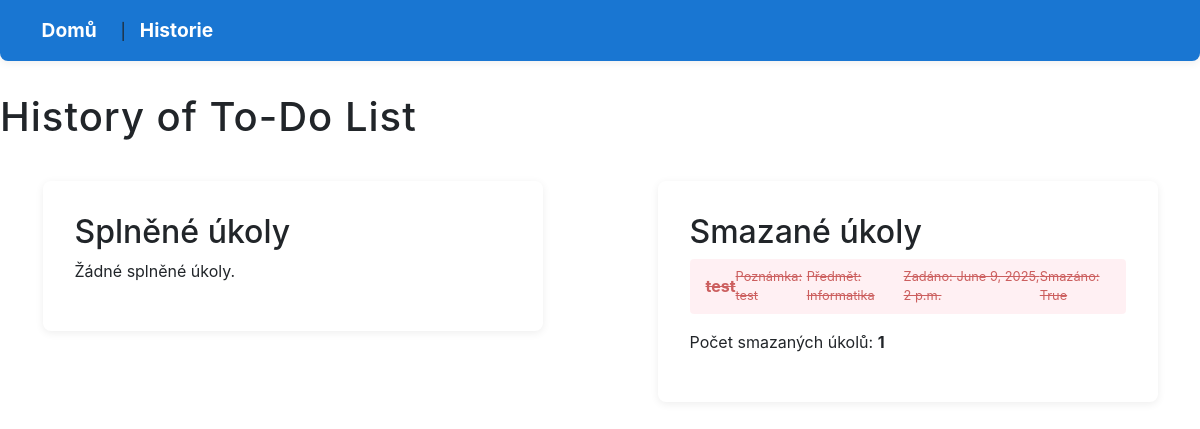
Page /history/ on the earlier database version.
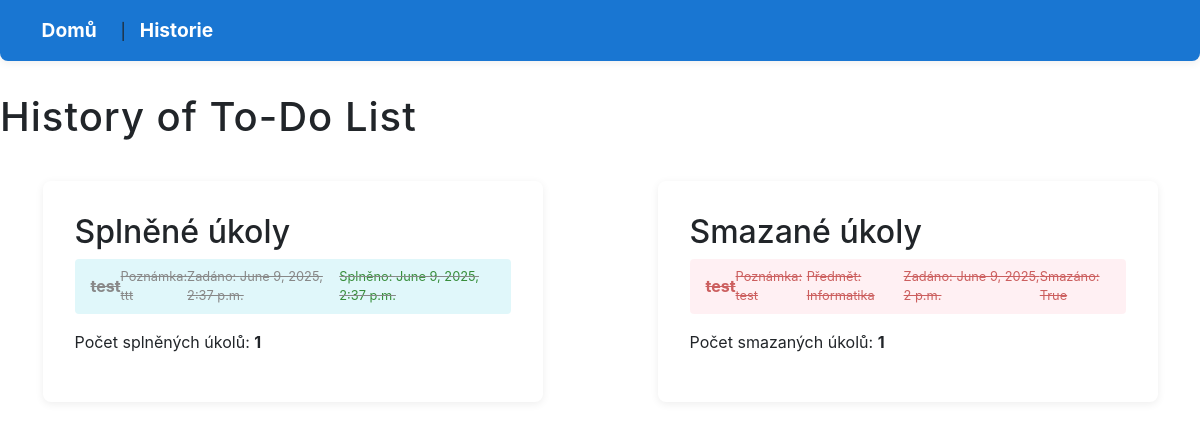
Same page on the later database version.
### todo_app/models.py (models this page shows, shortened)
class Todo(models.Model):
    text = models.CharField(max_length=200, verbose_name="Úkol")
    poznamka = models.TextField(blank=True, verbose_name="Poznámka")
    ocekavane = models.DateField(null=True, blank=True, verbose_name="Očekávaný termín")
    predmet = models.CharField(max_length=100, blank=True, verbose_name="Předmět")
    done = models.BooleanField(default=False, verbose_name="Splněno")
    created = models.DateTimeField(default=timezone.now, verbose_name="Vytvořeno")
    completed = models.DateTimeField(null=True, blank=True, verbose_name="Dokončeno")
    deleted = models.BooleanField(default=False, verbose_name="Smazáno")
    deleted_at = models.DateTimeField(null=True, blank=True, verbose_name="Smazáno v")

### todo_app/views.py (the view)
# urls.py: path('history/', views.history, name='history'),
def history(request):
    splnene = Todo.objects.filter(done=True, deleted=False).order_by('-completed')
    smazane = Todo.objects.filter(deleted=True).order_by('-deleted_at')
    return render(request, 'history.html', {'splnene': splnene, 'smazane': smazane})

### todo_app/templates/history.html (shortened to what this page needs)
<!DOCTYPE html>
<html lang="cs">
<head>
    <link rel="stylesheet" href="/static/css/style.css">
    <link rel="stylesheet" href="https://maxcdn.bootstrapcdn.com/bootstrap/4.1.3/css/bootstrap.min.css">
</head>
<body>
    <nav style="margin-bottom: 2em;">
        <a href="{% url 'index' %}">Domů</a> |
        <a href="{% url 'history' %}">Historie</a>
    </nav>
    <h1>History of To-Do List</h1>
    <div class="row">
        <div class="col-md-6">
            <div class="todo-list">
                <h2>Splněné úkoly</h2>
                {% if splnene %}
                    <ul>
                        {% for todo in splnene %}
                            <li class="done">
                                <strong>{{ todo.text }}</strong>
                                {% if todo.poznamka %}<br><small>Poznámka: {{ todo.poznamka }}</small>{% endif %}
                                <br><small>Zadáno: {{ todo.created }}</small>
                                <br><small style="color: #388e3c;">Splněno: {{ todo.completed }}</small>
                            </li>
                        {% endfor %}
                    </ul>
                    <p>Počet splněných úkolů: <strong>{{ splnene|length }}</strong></p>
                {% else %}
                    <p>Žádné splněné úkoly.</p>
                {% endif %}
            </div>
        </div>
        <div class="col-md-6">
            <div class="todo-list">
                <h2>Smazané úkoly</h2>
                {% if smazane %}
                    <ul>
                        {% for todo in smazane %}
                            <li class="deleted">
                                <strong>{{ todo.text }}</strong>
                                {% if todo.poznamka %}<br><small>Poznámka: {{ todo.poznamka }}</small>{% endif %}
                                {% if todo.predmet %}<br><small>Předmět: {{ todo.predmet }}</small>{% endif %}
                                <br><small>Zadáno: {{ todo.created }}</small>
                                {% if todo.deleted %}
                                    <br><small style="color: #b71c1c;">Smazáno: {{ todo.deleted }}</small>
                                {% endif %}
                            </li>
                        {% endfor %}
                    </ul>
                    <p>Počet smazaných úkolů: <strong>{{ smazane|length }}</strong></p>
                {% else %}
                    <p>Žádné smazané úkoly.</p>
                {% endif %}
            </div>
        </div>
    </div>
</body>
</html>

Differences in the rows shown:
added Todo: text "test", poznamka "ttt", created "June 9, 2025, 2:37 p.m.", completed "June 9, 2025, 2:37 p.m.", shown under "Splněné úkoly"
Other differences:
{{ splnene|length }}: (not shown) → "1"
text no longer shown: "Žádné splněné úkoly."
text now shown: "Počet splněných úkolů:"
